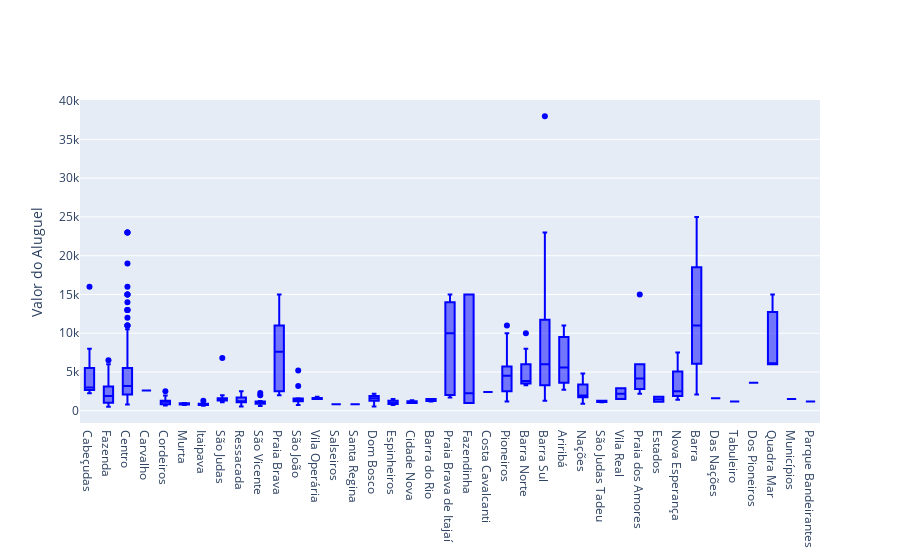

Notebook code cell kept with this figure:
### Code cell
x = df.Bairro

trace0 = go.Box(
    y=df.Valor,
    x=x,
    name='kale',
    marker=dict(
        color='blue'
    )
)

data = [trace0]
layout = go.Layout(
    yaxis=dict(
        title='Valor do Aluguel',
        zeroline=False
    ),
    boxmode='group'
)

fig = go.Figure(data=data, layout=layout)
iplot(fig)

### Figure 1 — Plotly figure (JSON) as saved in the notebook; plotly's stock layout.template omitted (floating-point values rounded to 4 significant figures; data arrays with more than 128 entries replaced by an {"elided": "..."} marker saying what was removed)
{"data": [{"marker": {"color": "blue"}, "name": "kale", "type": "box", "x": {"elided": "640 str values"}, "y": {"elided": "640 int values"}}], "layout": {"autosize": true, "boxmode": "group", "xaxis": {"autorange": true, "range": [-0.5, 38.5], "type": "category"}, "yaxis": {"autorange": true, "range": [-1583.0, 40080.0], "title": {"text": "Valor do Aluguel"}, "type": "linear", "zeroline": false}}}
